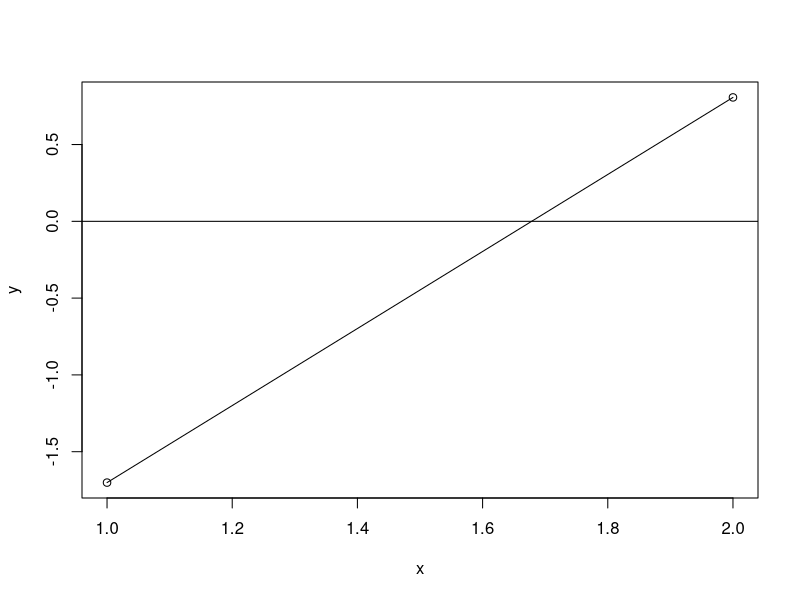
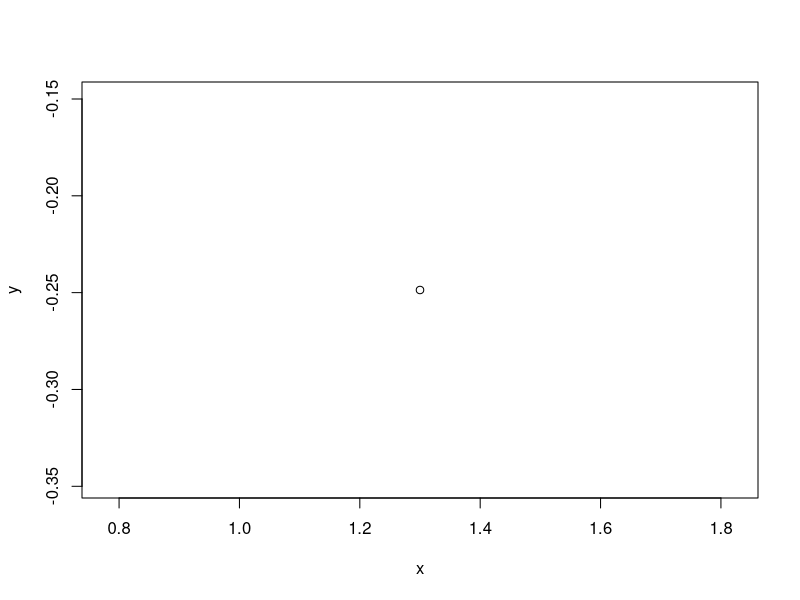
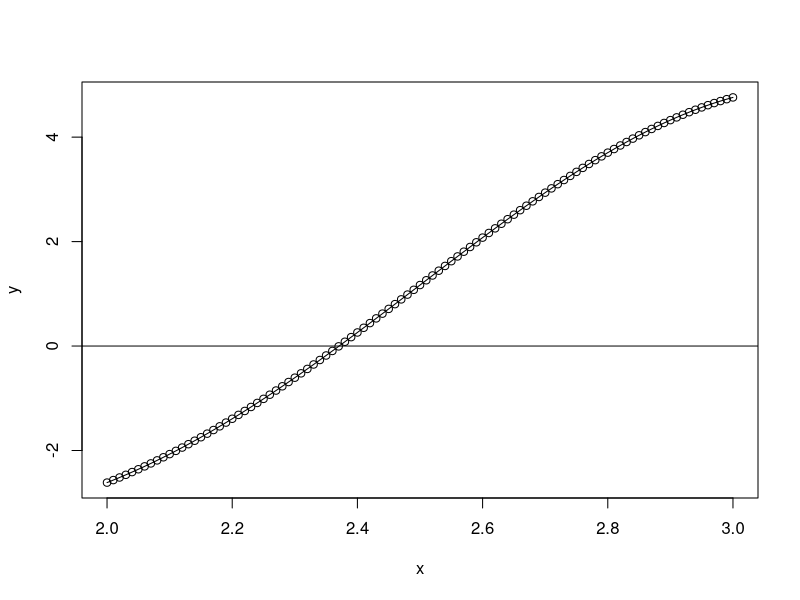
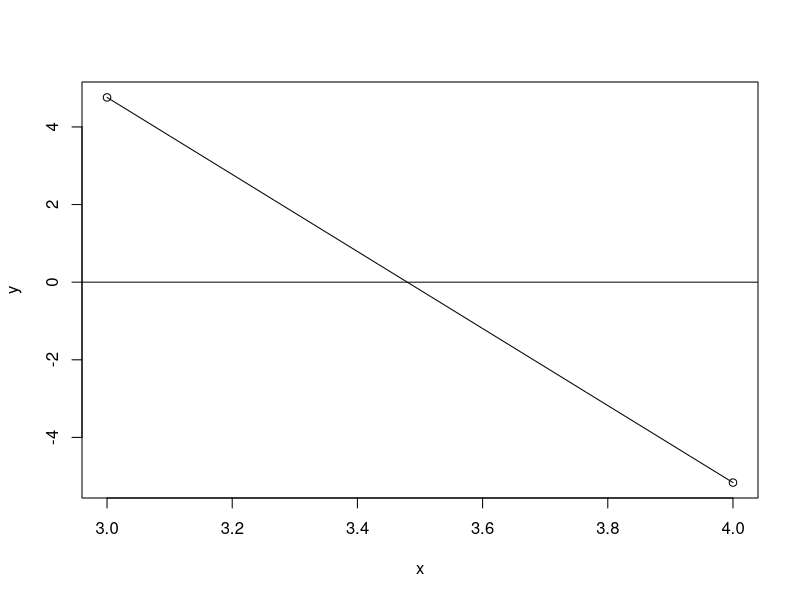
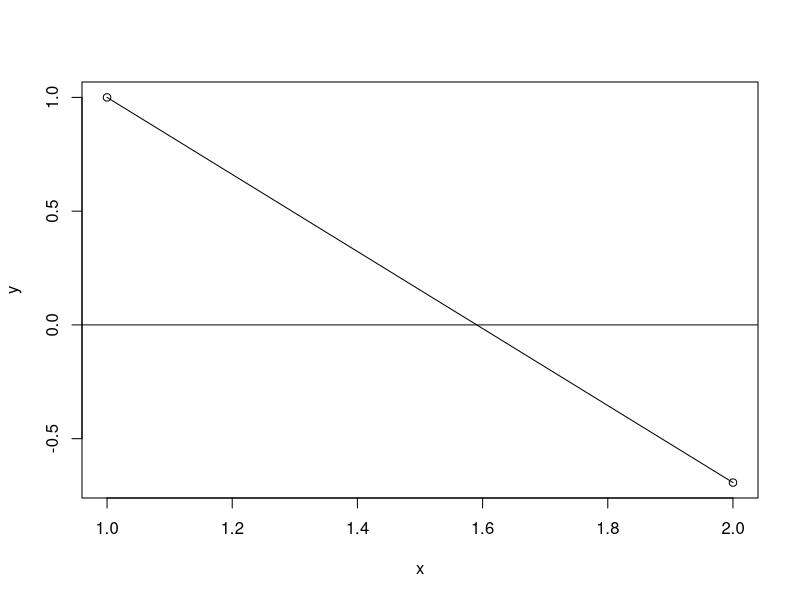
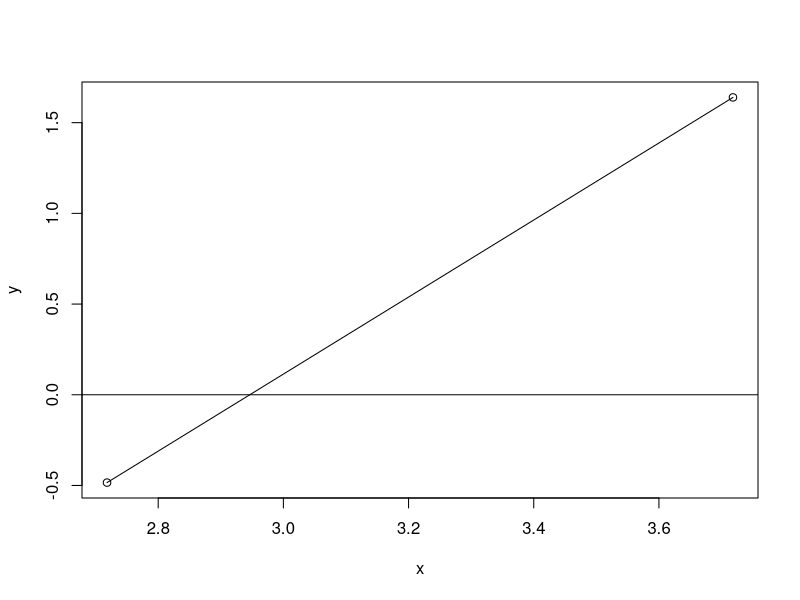
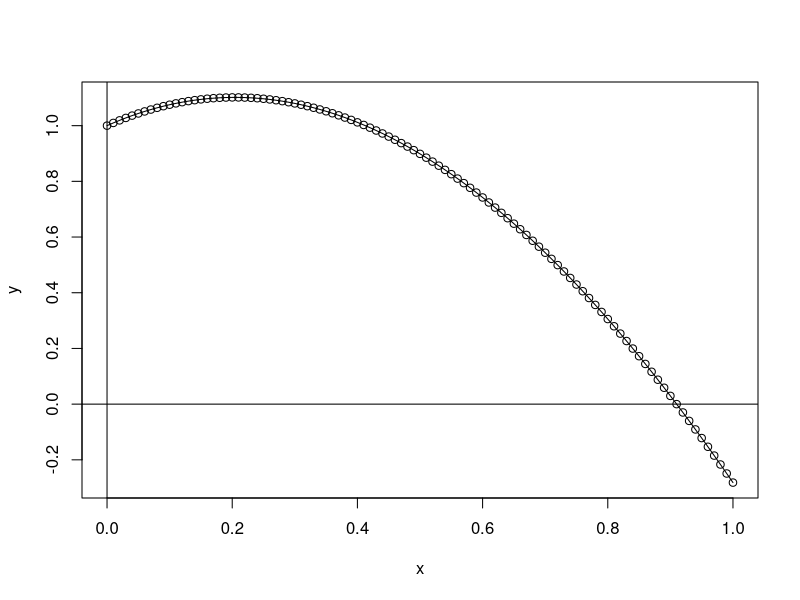
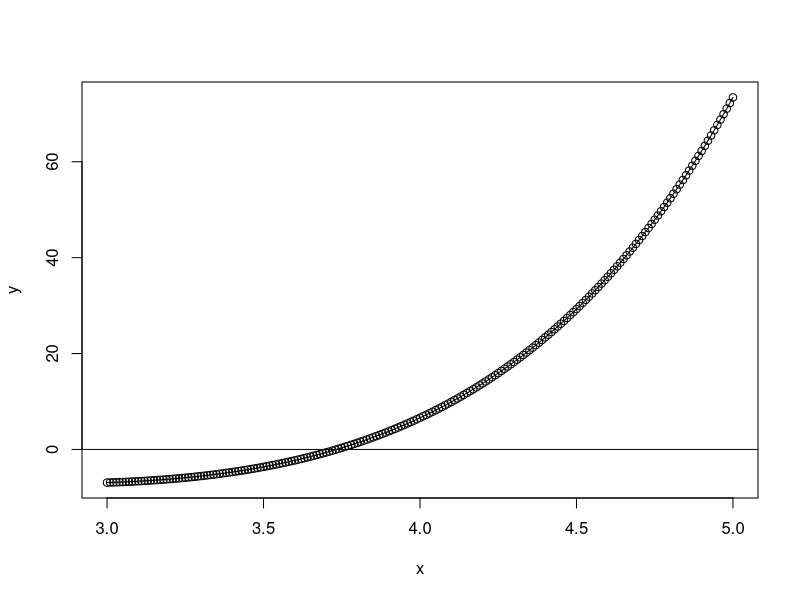

The R source for these figures, in order:
##Secante (y comparacion con Newton)

#e^x + 2^-x + 2*cos(x) - 6 = 0 x E [1;2] ----
f1 = function(x){
  x = exp(x) + 2^-x + 2*cos(x) - 6
}
x = 1:2
x
y = f1(x)
y
z = function(x)
  K = c(x,y)
plot(x,y, lines(x,y))
abline(h=0)
abline(v=0)

Secante = function(p0,p1,Tol, N){
  i=2
  q0 = f1(p0)
  q1 = f1(p1)
  while(i <= N) {
    p = p1 - q1*(p1-p0)/(q1-q0)
    if (abs(p - p1) < Tol ){
      return(paste('el método funciono despues de',i,'intento, con resultado:',p))
    } else {
      i = i+1
      p0 = p1
      q0 = q1
      p1 = p
      q1 = f1(p)
      
    } 
  }
  return(paste('el metodo no funciono despues de', N, 'iteraciones, con resultado aproximado:', p))
}
Secante(1,2, 10^-2, 100)
#Newton(1.82,10^-2, 100)
#[1] "el método funciono despues de 1 intento, con resultado: 1.82945804108693"
#Secante(1,2, 10^-2, 100)
#"el método funciono despues de 5 intento, con resultado: 1.82933117293153"

#ln(x-1) + cos(x-1) = 0 x E [1.3;2] ----
f2 = function(x){
  x = log(x-1) + cos(x-1)
}
x = 1.3:2
x
y = f2(x)
y
  K = c(x,y)
plot(x,y, lines(x,y))
abline(h=0)
abline(v=0)

Secante = function(p0,p1,Tol, N){
  i=2
  q0 = f2(p0)
  q1 = f2(p1)
  while(i <= N) {
    p = p1 - q1*(p1-p0)/(q1-q0)
    if (abs(p - p1) < Tol ){
      return(paste('el m?todo funciono despues de',i,'intento, con resultado:',p))
    } else {
      i = i+1
      p0 = p1
      q0 = q1
      p1 = p
      q1 = f2(p)
      
    } 
  }
  return(paste('el metodo no funciono despues de', N, 'iteraciones, con resultado aproximado:', p))
}
Secante(1.3,2,10^-2, 100)
#Newton(1.3,10^-2, 100)
#"el m?todo funciono despues de 3 intento, con resultado: 1.39774816447362"
#Secante(1.3,2,10^-2, 100)
#""el m?todo funciono despues de 7 intento, con resultado: 1.39776900040813"

#2*x*cos(2*x) - (x-2)^2 = 0 x E [2;3] ^ x E [3;4] ----
f3 = function(x){
  x = 2*x*cos(2*x) - (x-2)^2
}
x = seq(from = 2, to= 3, by = 0.01)
x
y = f3(x)
y
  K = c(x,y)
plot(x,y, lines(x,y))
abline(h=0)
abline(v=0)

Secante = function(p0,p1,Tol, N){
  i=2
  q0 = f3(p0)
  q1 = f3(p1)
  while(i <= N) {
    p = p1 - q1*(p1-p0)/(q1-q0)
    if (abs(p - p1) < Tol ){
      return(paste('el método funciono despues de',i,'intento, con resultado:',p))
    } else {
      i = i+1
      p0 = p1
      q0 = q1
      p1 = p
      q1 = f3(p)
      
    } 
  }
  return(paste('el metodo no funciono despues de', N, 'iteraciones, con resultado aproximado:', p))
}
Secante(2,3,10^-1, 100)
# Newton(2.4,10^-1, 100)
# "el método funciono despues de 1 intento, con resultado: 2.42551928434498"
#Secante(2,3,10^-1, 100)
#"el método funciono despues de 3 intento, con resultado: 2.37314878342558"

x = 3:4
x
y = f3(x)
y
  K = c(x,y)
plot(x,y, lines(x,y))
abline(h=0)
abline(v=0)
Secante(3,4,10^-1, 10000)
#Newton(3.7,10^-1, 10000)
# "el método funciono despues de 1 intento, con resultado: 3.66703924054236"
#Secante(3,4,10^-1, 10000)
# "el método funciono despues de 4 intento, con resultado: 3.73192046127779"

#(x-2)^2 - ln(x) = 0 x E [1;2] ^ x E [e; 4]----
f4 = function(x){
  x = (x-2)^2 -log(x)
}
x = 1:2
x
y = f4(x)
y
K = c(x,y)
plot(x,y, lines(x,y))
abline(h=0)
abline(v=0)

Secante = function(p0,p1,Tol, N){
  i=2
  q0 = f4(p0)
  q1 = f4(p1)
  while(i <= N) {
    p = p1 - q1*(p1-p0)/(q1-q0)
    if (abs(p - p1) < Tol ){
      return(paste('el m?todo funciono despues de',i,'intento, con resultado:',p))
    } else {
      i = i+1
      p0 = p1
      q0 = q1
      p1 = p
      q1 = f4(p)
      
    } 
  }
  return(paste('el metodo no funciono despues de', N, 'iteraciones, con resultado aproximado:', p))
}
Secante(1,2, 10^-3, 100)
#Newton(1,10^-3, 100)
#"el m?todo funciono despues de 4 intento, con resultado: 1.41239117196258"
#Secante(1,2, 10^-3, 100)
#"el m?todo funciono despues de 7 intento, con resultado: 1.41239118275496"

x = exp(1):4
x
y = f4(x)
y
K = c(x,y)
plot(x,y, lines(x,y))
abline(h=0)
abline(v=0)
Secante(exp(1),4, 10^-2, 10000)
#Newton(exp(1),10^-2, 10000)
#"el método funciono despues de 3 intento, con resultado: 3.057130224063"
#Secante(exp(1),4, 10^-2, 10000)
# "el método funciono despues de 5 intento, con resultado: 3.05695222946634"

#e^x - 3*x^2 = 0 x E [0;1] ^ x E [3;5]----
f5 = function(x){
  x = exp(x) - 3*x^2
}
x = seq(from=0, to=1, by= 0.01)
x
y = f5(x)
y
K = c(x,y)
plot(x,y, lines(x,y))
abline(h=0)
abline(v=0)

Secante = function(p0,p1,Tol, N){
  i=2
  q0 = f5(p0)
  q1 = f5(p1)
  while(i <= N) {
    p = p1 - q1*(p1-p0)/(q1-q0)
    if (abs(p - p1) < Tol ){
      return(paste('el método funciono despues de',i,'intento, con resultado:',p))
    } else {
      i = i+1
      p0 = p1
      q0 = q1
      p1 = p
      q1 = f5(p)
      
    } 
  }
  return(paste('el metodo no funciono despues de', N, 'iteraciones, con resultado aproximado:', p))
}
Secante(0,1, 10^-2, 100)
#Newton(0,10^-2, 100)
#"el método funciono despues de 2 intento, con resultado: 0.910017665783406"
#Secante(0,1, 10^-2, 100)
#"el método funciono despues de 4 intento, con resultado: 0.910623538896086"

x = seq(from=3, to=5, by= 0.01)
x
y = f5(x)
y
K = c(x,y)
plot(x,y, lines(x,y))
abline(h=0)
abline(v=0)
Secante(3,5, 10^-2, 100)
#Newton(5,10^-2, 100)
#"el método funciono despues de 5 intento, con resultado: 3.73308078919076"
#Secante(3,5, 10^-2, 100)
#"el método funciono despues de 9 intento, con resultado: 3.73307383612786"

#sin(x) - e^-x = 0 x E [0;1] ^ x E [3;4] ^ x E [6;7]----
f6 = function(x){
  x = sin(x) - exp(-x)
}
x = seq(from=0, to=1, by= 0.01)
x
y = f6(x)
y
K = c(x,y)
plot(x,y, lines(x,y))
abline(h=0)
abline(v=0)

Secante = function(p0,p1,Tol, N){
  i=2
  q0 = f6(p0)
  q1 = f6(p1)
  while(i <= N) {
    p = p1 - q1*(p1-p0)/(q1-q0)
    if (abs(p - p1) < Tol ){
      return(paste('el método funciono despues de',i,'intento, con resultado:',p))
    } else {
      i = i+1
      p0 = p1
      q0 = q1
      p1 = p
      q1 = f6(p)
      
    } 
  }
  return(paste('el metodo no funciono despues de', N, 'iteraciones, con resultado aproximado:', p))
}
Secante(0,1, 10^-2, 100)
#Newton(0,10^-2, 100)
#"el método funciono despues de 3 intento, con resultado: 0.588529412626355"
#Secante(0,1, 10^-2, 100)
#"el método funciono despues de 5 intento, con resultado: 0.588538358017851"

x = seq(from=3, to=4, by= 0.01)
x
y = f6(x)
y
K = c(x,y)
plot(x,y, lines(x,y))
abline(h=0)
abline(v=0)
Secante(3,4, 10^-2, 100)
#Newton(3,10^-2, 100)
#"el método funciono despues de 2 intento, con resultado: 3.09636396089665"
#Secante(3,4, 10^-2, 100)
#"el método funciono despues de 4 intento, con resultado: 3.09636350534766"

x = seq(from=6, to=7, by= 0.01)
x
y = f6(x)
y
K = c(x,y)
plot(x,y, lines(x,y))
abline(h=0)
abline(v=0)
Secante(6,7, 10^-2, 100)
#Newton(7,10^-2, 100)
#"el método funciono despues de 3 intento, con resultado: 6.28504927021944"
#Secante(6,7, 10^-2, 100)
#"el método funciono despues de 4 intento, con resultado: 6.28504936779047"

#cos(x) = sqrt(x)----
f7 = function(x){
  x = cos(x) - sqrt(x)
}
x = seq(from=0, to=1, by= 0.01)
x
y = f7(x)
y
K = c(x,y)
plot(x,y, lines(x,y))
abline(h=0)
abline(v=0)

Secante = function(p0,p1,Tol, N){
  i=2
  q0 = f7(p0)
  q1 = f7(p1)
  while(i <= N) {
    p = p1 - q1*(p1-p0)/(q1-q0)
    if (abs(p - p1) < Tol ){
      return(paste('el método funciono despues de',i,'intento, con resultado:',p))
    } else {
      i = i+1
      p0 = p1
      q0 = q1
      p1 = p
      q1 = f7(p)
      
    } 
  }
  return(paste('el metodo no funciono despues de', N, 'iteraciones, con resultado aproximado:', p))
}
Secante(0,1, 10^-1, 100)
#Newton(0.5,10^-1, 100)
#"el método funciono despues de 2 intento, con resultado: 0.641714866792004"
#Secante(0,1, 10^-1, 100)
#"el método funciono despues de 3 intento, con resultado: 0.643753386653444"

#2 + cos(e^x - 2) = e^x----
f8 = function(x){
  x = 2 + cos(exp(x) - 2) - exp(x)
}
x = seq(from=0, to=1, by= 0.01)
x
y = f8(x)
y
K = c(x,y)
plot(x,y, lines(x,y))
abline(h=0)
abline(v=0)

Secante = function(p0,p1,Tol, N){
  i=2
  q0 = f8(p0)
  q1 = f8(p1)
  while(i <= N) {
    p = p1 - q1*(p1-p0)/(q1-q0)
    if (abs(p - p1) < Tol ){
      return(paste('el método funciono despues de',i,'intento, con resultado:',p))
    } else {
      i = i+1
      p0 = p1
      q0 = q1
      p1 = p
      q1 = f8(p)
      
    } 
  }
  return(paste('el metodo no funciono despues de', N, 'iteraciones, con resultado aproximado:', p))
}
Secante(0,2, 10^-2, 100)
#Newton(1,10^-2, 100)
#"el método funciono despues de 1 intento, con resultado: 1.00768903625654"
#Secante(0,2, 10^-2, 100)
# "el método funciono despues de 7 intento, con resultado: 1.00798433628262"

#x^3 - 7*x^2 + 14*x - 6 = 0----
f9 = function(x){
  x = x^3 - 7*x^2 + 14*x - 6
}
x = seq(from=0, to=1, by= 0.01)
x
y = f9(x)
y
K = c(x,y)
plot(x,y, lines(x,y))
abline(h=0)
abline(v=0)

Secante = function(p0,p1,Tol, N){
  i=2
  q0 = f9(p0)
  q1 = f9(p1)
  while(i <= N) {
    p = p1 - q1*(p1-p0)/(q1-q0)
    if (abs(p - p1) < Tol ){
      return(paste('el método funciono despues de',i,'intento, con resultado:',p))
    } else {
      i = i+1
      p0 = p1
      q0 = q1
      p1 = p
      q1 = f9(p)
      
    } 
  }
  return(paste('el metodo no funciono despues de', N, 'iteraciones, con resultado aproximado:', p))
}
Secante(0,1, 10^-1, 200)
#Newton(1,10^-1, 200)
#"el método funciono despues de 3 intento, con resultado: 0.584730165689234"
#Secante(0,1, 10^-1, 200)
#"el método funciono despues de 4 intento, con resultado: 0.596123473519421"

#cos(x) = x----
f10 = function(x){
  x = cos(x) - x
}
x = seq(from=0, to=1, by= 0.01)
x
y = f10(x)
y
K = c(x,y)
plot(x,y, lines(x,y))
abline(h=0)
abline(v=0)

Secante = function(p0,p1,Tol, N){
  i=2
  q0 = f10(p0)
  q1 = f10(p1)
  while(i <= N) {
    p = p1 - q1*(p1-p0)/(q1-q0)
    if (abs(p - p1) < Tol ){
      return(paste('el método funciono despues de',i,'intento, con resultado:',p))
    } else {
      i = i+1
      p0 = p1
      q0 = q1
      p1 = p
      q1 = f10(p)
      
    } 
  }
  return(paste('el metodo no funciono despues de', N, 'iteraciones, con resultado aproximado:', p))
}
Secante(0,2, 10^-2, 10000)
#Newton(1,10^-2, 10000)
#"el método funciono despues de 3 intento, con resultado: 0.739085133385284"
#Secante(0,2, 10^-2, 10000)
#"el método funciono despues de 5 intento, con resultado: 0.739081136054205"

#-x^3 - cos(x) = 0----
f11 = function(x){
  x = -x^3 - cos(x)
}
x = seq(from=-1, to=1, by= 0.01)
x
y = f11(x)
y
K = c(x,y)
plot(x,y, lines(x,y))
abline(h=0)
abline(v=0)

Secante = function(p0,p1,Tol, N){
  i=2
  q0 = f11(p0)
  q1 = f11(p1)
  while(i <= N) {
    p = p1 - q1*(p1-p0)/(q1-q0)
    if (abs(p - p1) < Tol ){
      return(paste('el método funciono despues de',i,'intento, con resultado:',p))
    } else {
      i = i+1
      p0 = p1
      q0 = q1
      p1 = p
      q1 = f11(p)
      
    } 
  }
  return(paste('el metodo no funciono despues de', N, 'iteraciones, con resultado aproximado:', p))
}
Secante(-1,0, 10^-1, 10000)
#Newton(-1,10^-1, 10000)
#"el método funciono despues de 2 intento, con resultado: -0.865684163176082"
#Secante(-1,0, 10^-1, 10000)
# "el método funciono despues de 5 intento, con resultado: -0.847783769432569"
